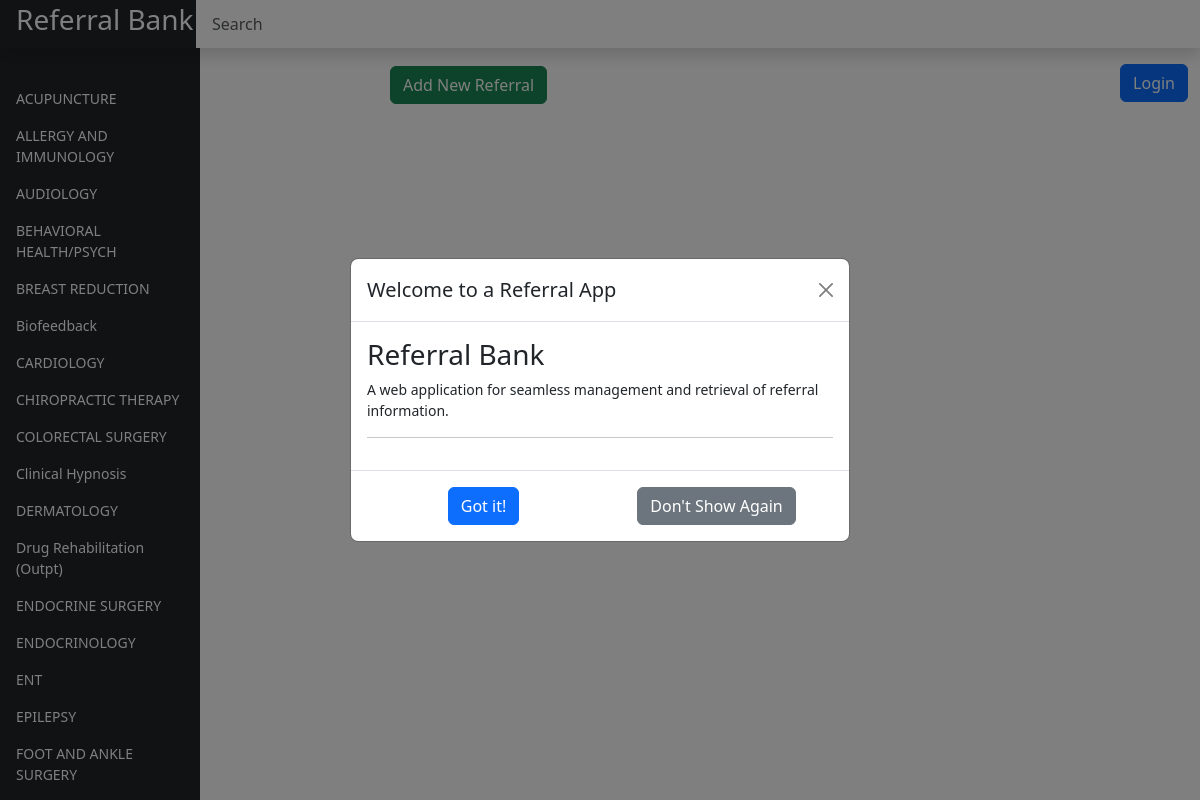
Before: / with the older database file.
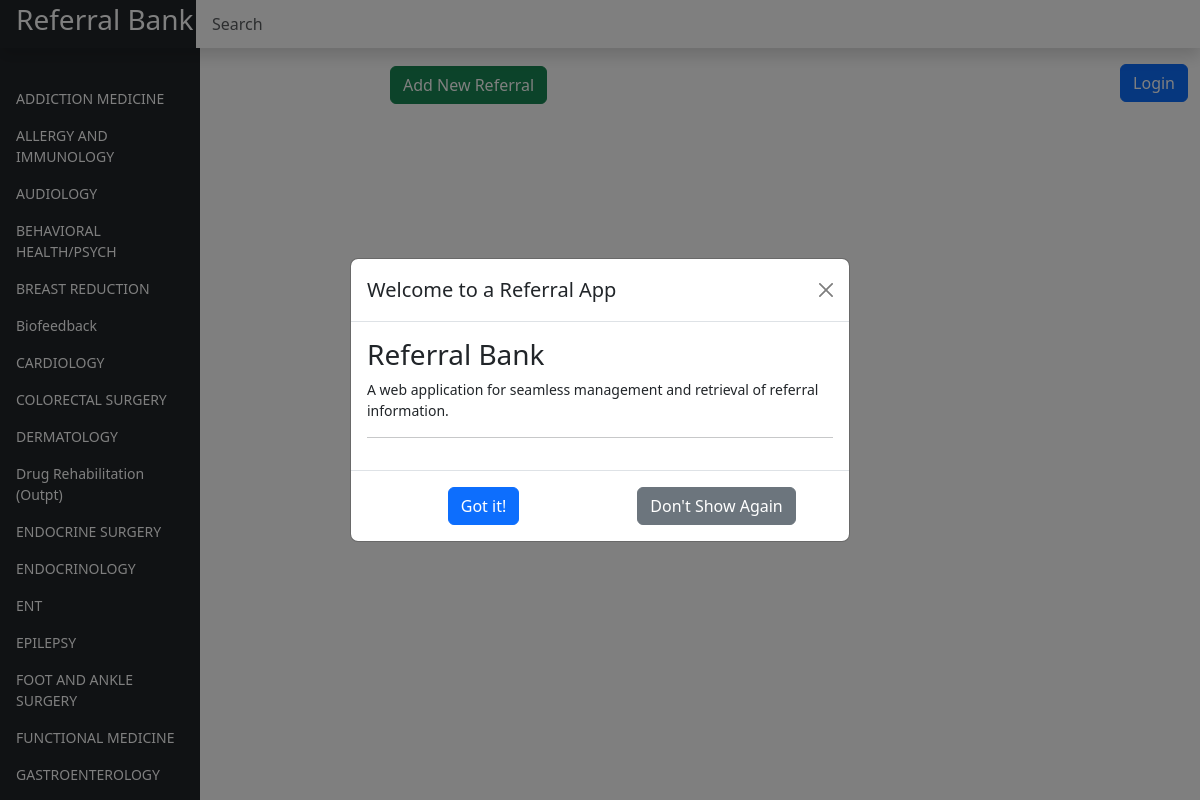
After: the same page with the newer database file.
### tables this page shows
CREATE TABLE "referrals" (
                id INTEGER PRIMARY KEY,
                SPECIALTY TEXT,
                NAME_OF_ORGANIZATION TEXT,
                NAME TEXT,
                LOCATION TEXT,
                PHONE_NUMBER TEXT,
                FAX_NUMBER TEXT,
                WEBSITE TEXT,
                NOTES TEXT,
                EMAIL TEXT
            , PARSED_SEARCH INTEGER DEFAULT 0);

### app.py (the view)
@app.route('/')
def home():
    df = load_data()
    df = mod_df(df)
    specialties = df['SPECIALTY'].unique().tolist()
    return render_template('dashboard.html', specialties=specialties)

### app.py (called while the page is built)
def mod_df(df):
    df = df.sort_values(by='SPECIALTY').reset_index(drop=True)
    print(len(df))
    df['NAME_OF_ORGANIZATION'].fillna('Unknown Organization', inplace=True)
    df['NAME'].fillna('', inplace=True)
    print(f"modified df: {df.head()}")
    return df

def load_data():
    conn = sqlite3.connect(DB_PATH)
    df = pd.read_sql_query("SELECT * FROM referrals", conn)
    conn.close()
    return df

### templates/dashboard.html (shortened to what this page needs)
<!doctype html>
<html lang="en" class="ms-0">
<head>
  <link href="https://cdn.jsdelivr.net/npm/bootstrap@5.3.0/dist/css/bootstrap.min.css" rel="stylesheet"
>
  <link rel="stylesheet" href="https://cdnjs.cloudflare.com/ajax/libs/font-awesome/5.15.3/css/all.min.css">
  <link rel="stylesheet" type="text/css" href="https://cdn.datatables.net/1.13.4/css/jquery.dataTables.min.css">
  <link rel="stylesheet" type="text/css"
    href="https://cdn.datatables.net/responsive/2.2.9/css/responsive.dataTables.min.css">
  <link rel="stylesheet" href="https://cdnjs.cloudflare.com/ajax/libs/font-awesome/5.15.1/css/all.min.css">
  <link rel="stylesheet" type="text/css"
    href="https://cdnjs.cloudflare.com/ajax/libs/toastr.js/latest/css/toastr.min.css">
  <link href="{{ url_for('static', filename='css/dashboard.css') }}" rel="stylesheet">
</head>
<body>
  <header class="navbar navbar-dark sticky-top bg-dark flex-md-nowrap p-0 shadow">
    <div id="title_T" class="col-md-3 h3 ms-3  text-white" data-pg-name="Title">Referral Bank</div>
    <input class="form-control form-control-dark w-100" type="text" placeholder="Search" aria-label="Search"
      id="search">
  </header>
  <div class="modal fade" id="initialInfoModal" tabindex="-1" aria-labelledby="initialInfoModalLabel"
    aria-hidden="true">
    <div class="modal-dialog modal-dialog-centered">
      <div class="modal-content">
        <div class="modal-header">
          <h5 class="modal-title" id="initialInfoModalLabel">Welcome to a Referral App</h5>
          <button type="button" class="btn-close" data-bs-dismiss="modal" aria-label="Close"></button>
        </div>
        <div class="modal-body">
          <div class="referral-bank-modal">
            <h3>Referral Bank</h3>
            <p>A web application for seamless management and retrieval of referral information.</p>
            <hr>
          </div>
        </div>
        <div class="modal-footer">
          <div class="container-fluid">
            <div class="row">
              <div class="col text-center">
                <button type="button" class="btn btn-primary" data-bs-dismiss="modal">Got it!</button>
              </div>
              <div class="col text-center">
                <button id="dontShowAgainBtn" class="btn btn-secondary">Don't Show Again</button>
              </div>
            </div>
          </div>
        </div>
      </div>
    </div>
  </div>
  <div id="main_info" class="container-fluid">
    <div class="row">
      <nav id="sidebar" class="col-md-3 col-lg-2 d-md-block bg-light sidebar">
        <div class="position-sticky pt-3 bg-dark">
          <ul class="nav flex-column" id="specialties">
            {% for specialty in specialties %}
            <li class="nav-item"><a class="nav-link" href="#">{{ specialty }}</a>
            </li>
            {% endfor %}
          </ul>
        </div>
      </nav>
      <main class="col-md-9 col-lg-7 px-md-4 main">
        <h2> <button id="addReferral" class="btn btn-success ms-3">Add New Referral</button> </h2>
      </main>
      <div class="col-lg-auto col-md-auto col-xl-auto col-xxl-auto ms-auto">
        <h3><button id="loginButton" class="btn btn-primary">Login</button>
        </h3>
      </div>
    </div>
  </div>
</body>
</html>

### static/css/dashboard.css (style rules this page uses)
body { font-size: .875rem; }
.sidebar { position: fixed; top: 0; bottom: 0; left: 0; z-index: 100; padding: 48px 0 0; box-shadow: inset -1px 0 0 rgba(0, 0, 0, .1); }
.sidebar { padding: 48px 0 0; box-shadow: inset -1px 0 0 rgba(0, 0, 0, .1); overflow-y: auto; max-height: 100vh; }
.sidebar .nav-link { font-weight: 500; color: #ffffff; }
.navbar .form-control { padding: .75rem 1rem; border-width: 0; border-radius: 0; }
.form-control-dark { color: #fff; border-color: rgba(255, 255, 255, .1); }
main { margin-left: 350px; }
#title_T { width: 15%; }
#main_info { margin-top: 15px; }

Changed rows visible on the page:
no longer on this page (row edited): referrals: SPECIALTY "ACUPUNCTURE"
no longer on this page (row edited): referrals: SPECIALTY "CHIROPRACTIC THERAPY"
no longer on this page (row edited): referrals: SPECIALTY "Clinical Hypnosis"
now on this page (row edited): referrals: SPECIALTY "ADDICTION MEDICINE"
now on this page (row unchanged): referrals: SPECIALTY "FUNCTIONAL MEDICINE"
now on this page (row unchanged): referrals: SPECIALTY "GASTROENTEROLOGY"
